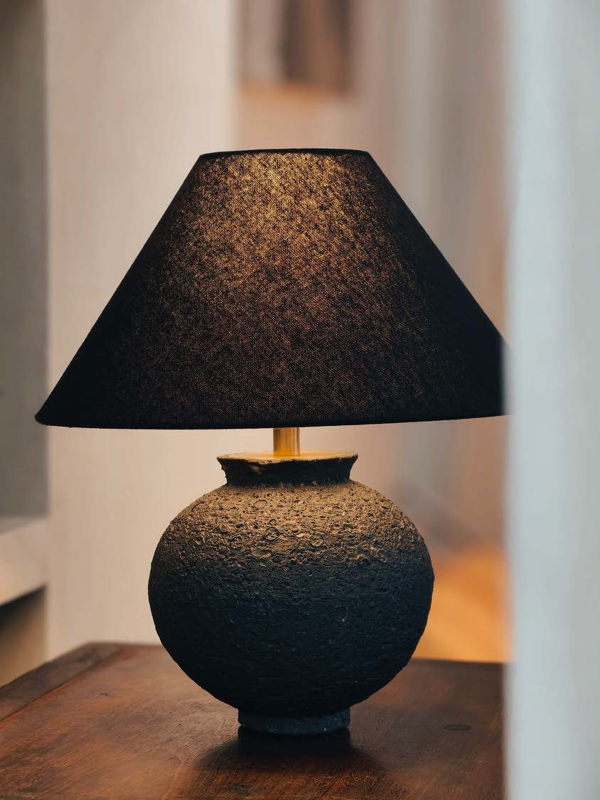
#> input picture site/assets/photos/product/lamp-sphere-rock/lamp-sphere-rock-1.jpg, 1200 x 1600 px, found by its file name (shown at 1/2 size)
$ python compress-home-images.py
#> lines starting #> are read from the running program, lines starting #| are printed output that depends on the picture
#> in make_roll, im is the input picture: PIL image 1200x1600 RGB; mean R, G, B 123.8, 108.6, 97.7
#!/usr/bin/env python3
"""方案A：首页滚动图 + hero 图压缩优化。
滚动图：4:5 居中裁切 → 640x800，JPEG 质量 72
hero 图：保持比例，最长边 1600，JPEG 质量 70
只生成新文件到 assets/photos/featured/，不改详情页原图。
"""
import os
from PIL import Image

SITE = '/Users/zhangge/.openclaw/workspace-personal-assistant/柴烧网站/site'
FEATURED_DIR = os.path.join(SITE, 'assets/photos/featured')
os.makedirs(FEATURED_DIR, exist_ok=True)

# 首页滚动区 11 张图（slug -> 原图路径）
ROLL = {
    'lamp-sphere-rock': 'assets/photos/product/lamp-sphere-rock/lamp-sphere-rock-1.jpg',
    'mug-lava': 'assets/photos/product/mug-lava/mug-lava-1.jpg',
    'tea-gaiwan-brown': 'assets/photos/product/tea-gaiwan-brown/tea-gaiwan-brown-1.jpg',
    'lamp-sphere-vermillion': 'assets/photos/product/lamp-sphere-vermillion/lamp-sphere-vermillion-1.jpg',
    'vase-olive-crackle': 'assets/photos/product/vase-olive-crackle/vase-olive-crackle-1.jpg',
    'mug-oildrop-olive': 'assets/photos/product/mug-oildrop-olive/mug-oildrop-olive-1.jpg',
    'plate-checker': 'assets/photos/product/plate-checker/plate-checker-1.jpg',
    'incense-tall-brown': 'assets/photos/product/incense-tall-brown/incense-tall-brown-1.jpg',
    'mug-red-iron': 'assets/photos/product/mug-red-iron/mug-red-iron-1.jpg',
    'vase-bicolor-round': 'assets/photos/product/vase-bicolor-round/vase-bicolor-round-1.jpg',
    'sculpture-sphere': 'assets/photos/product/sculpture-sphere/sculpture-sphere-1.jpg',
}

def crop_to_ratio(im, ratio):
    """居中裁切到目标宽高比 ratio (w/h)。"""
#> called with ratio = 0.8
    w, h = im.size
#> w = 1200; h = 1600
    cur = w / h
#> cur = 0.75
    if cur > ratio:  # 太宽，裁宽度
        new_w = int(h * ratio)
        left = (w - new_w) // 2
        return im.crop((left, 0, left + new_w, h))
    elif cur < ratio:  # 太高，裁高度
        new_h = int(w / ratio)
#> new_h = 1500
        top = (h - new_h) // 2
#> top = 50
        return im.crop((0, top, w, top + new_h))
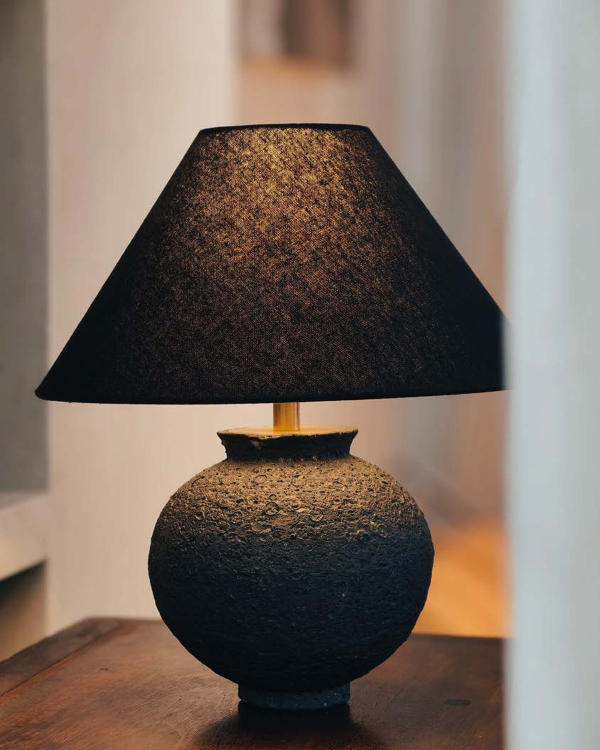
#> returned value: PIL image 1200x1500 RGB (shown at 1/2 size); mean R, G, B 122.8, 108.2, 97.5
    return im

def make_roll(src, dst, size=(640, 800), quality=72):
    im = Image.open(os.path.join(SITE, src)).convert('RGB')
    im = crop_to_ratio(im, size[0] / size[1])
    im = im.resize(size, Image.LANCZOS)
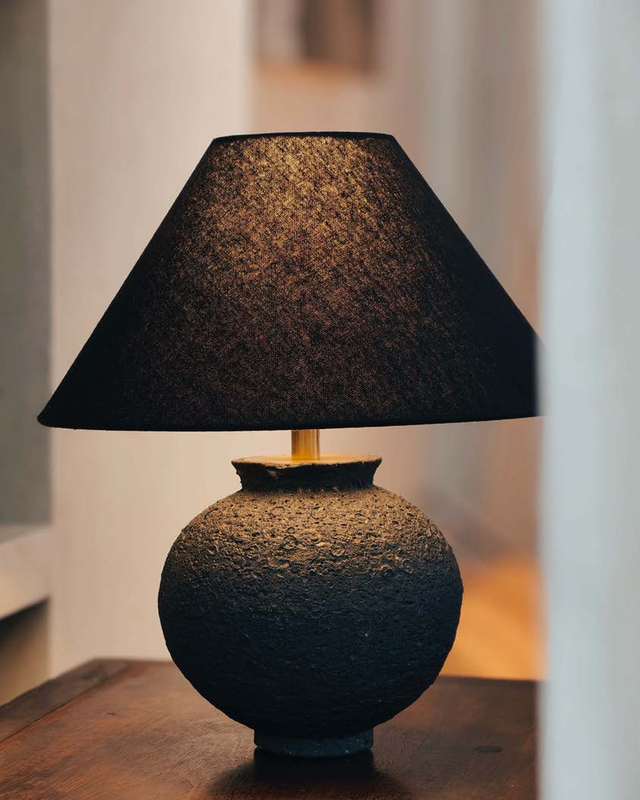
#> im: PIL image 640x800 RGB; mean R, G, B 122.8, 108.2, 97.6
    im.save(dst, quality=quality, optimize=True)
    return os.path.getsize(dst)

print('=== 滚动图压缩（640x800, q72）===')
total = 0
for slug, src in ROLL.items():
    dst = os.path.join(FEATURED_DIR, slug + '.jpg')
    sz = make_roll(src, dst)
    total += sz
    print(f'  {slug}: {sz//1024} KB')
#> pass 2 of the loop `for slug, src in ROLL.items():`:
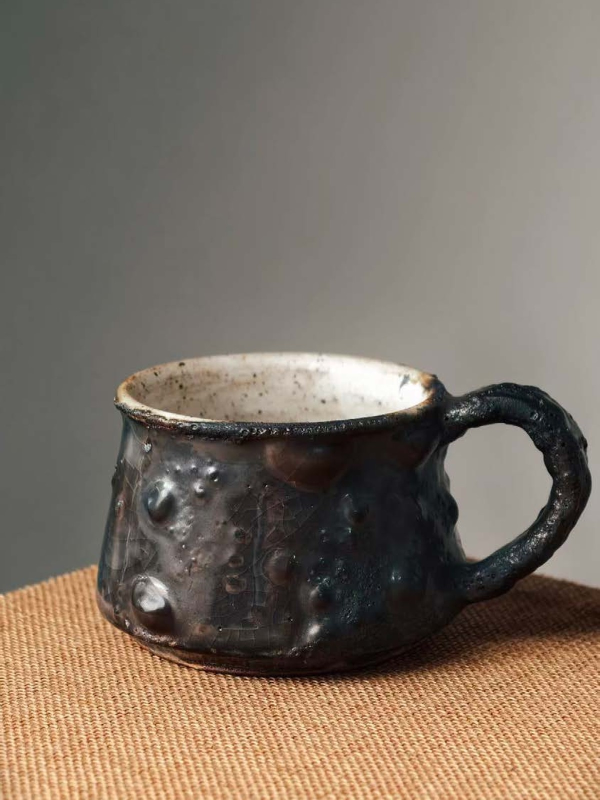
#> input picture site/assets/photos/product/mug-lava/mug-lava-1.jpg, 1200 x 1600 px, found by its file name (shown at 1/2 size)
#> in make_roll, im is the input picture: PIL image 1200x1600 RGB; mean R, G, B 126.1, 113.8, 101.2
#> in crop_to_ratio (call 2), `return im.crop((0, top, w, top + new_h))`:
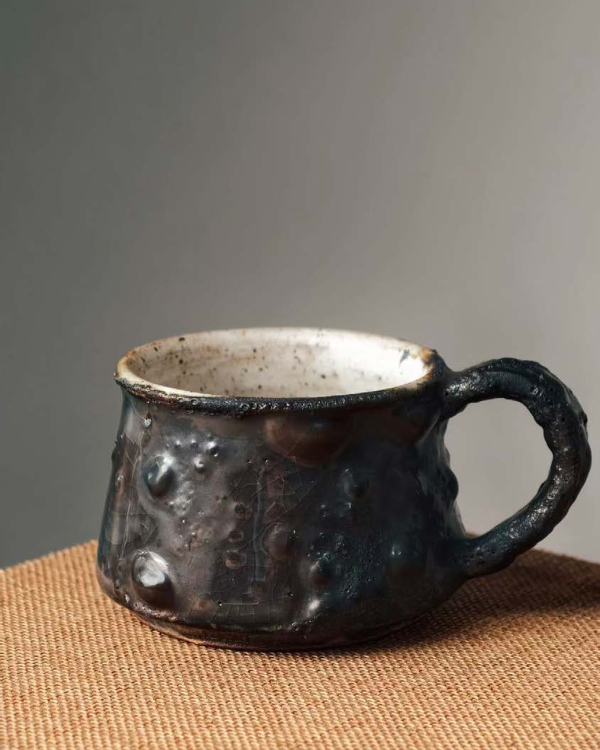
#> returned value: PIL image 1200x1500 RGB (shown at 1/2 size); mean R, G, B 123.4, 112, 100.2
#> in make_roll (call 2), `im = im.resize(size, Image.LANCZOS)`:
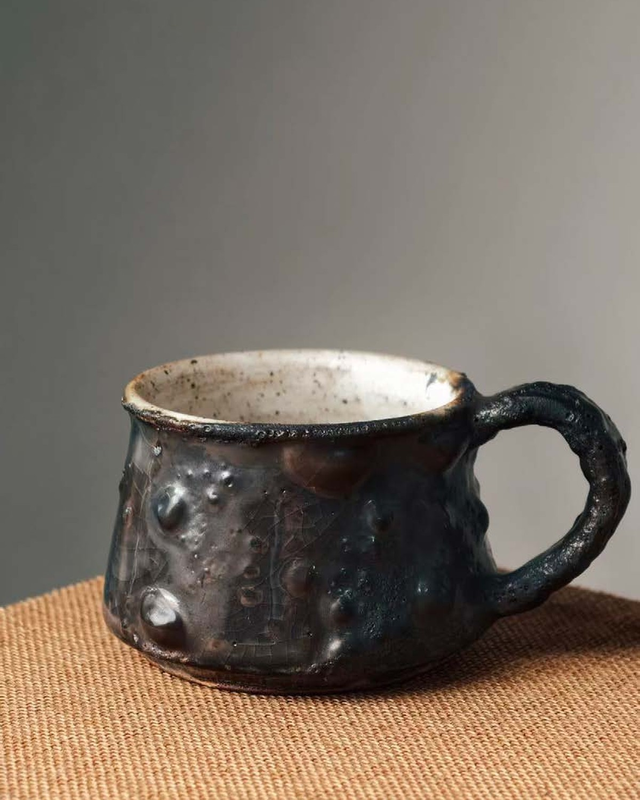
#> im: PIL image 640x800 RGB; mean R, G, B 123.4, 112, 100.2
#> pass 3 of the loop `for slug, src in ROLL.items():`:
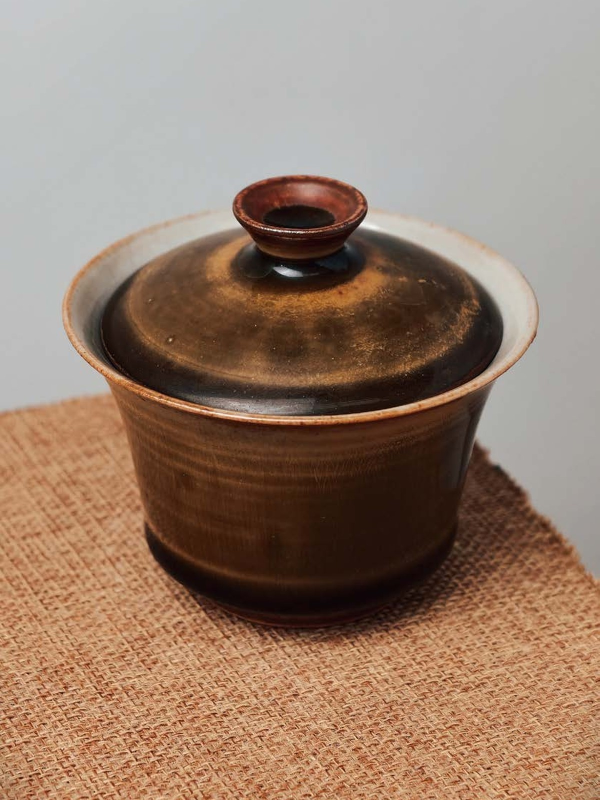
#> input picture site/assets/photos/product/tea-gaiwan-brown/tea-gaiwan-brown-1.jpg, 1200 x 1600 px, found by its file name (shown at 1/2 size)
#> in make_roll, im is the input picture: PIL image 1200x1600 RGB; mean R, G, B 152.7, 128.1, 110.7
#> in crop_to_ratio (call 3), `return im.crop((0, top, w, top + new_h))`:
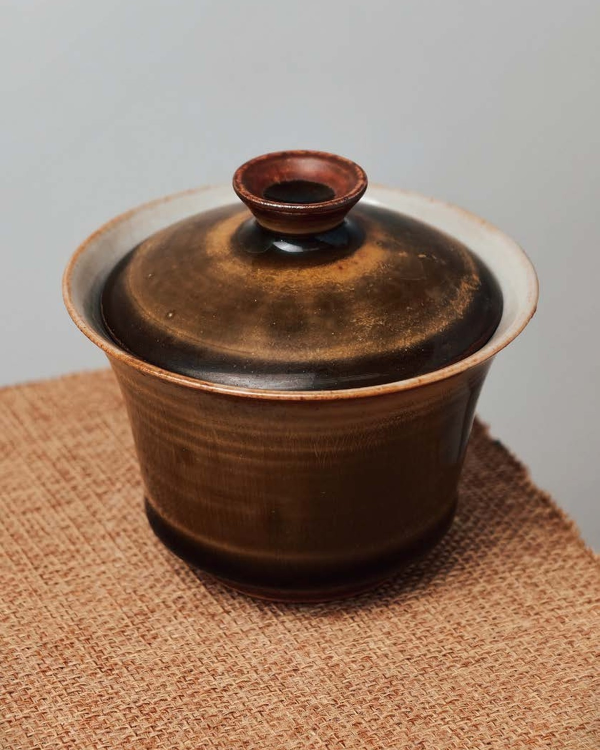
#> returned value: PIL image 1200x1500 RGB (shown at 1/2 size); mean R, G, B 150.3, 125.7, 108.4
#> in make_roll (call 3), `im = im.resize(size, Image.LANCZOS)`:
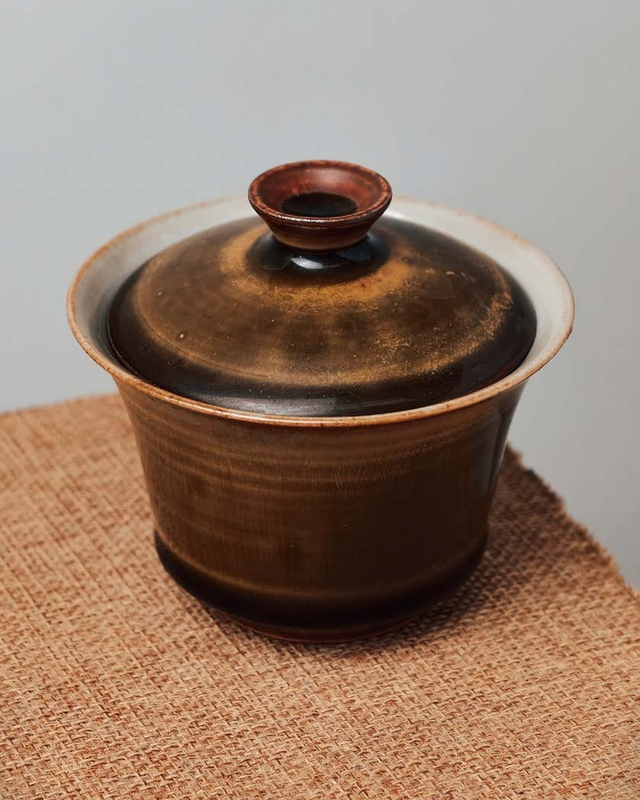
#> im: PIL image 640x800 RGB; mean R, G, B 150.3, 125.7, 108.4
#> (the run stopped early here; a loop or call above may not have finished)
